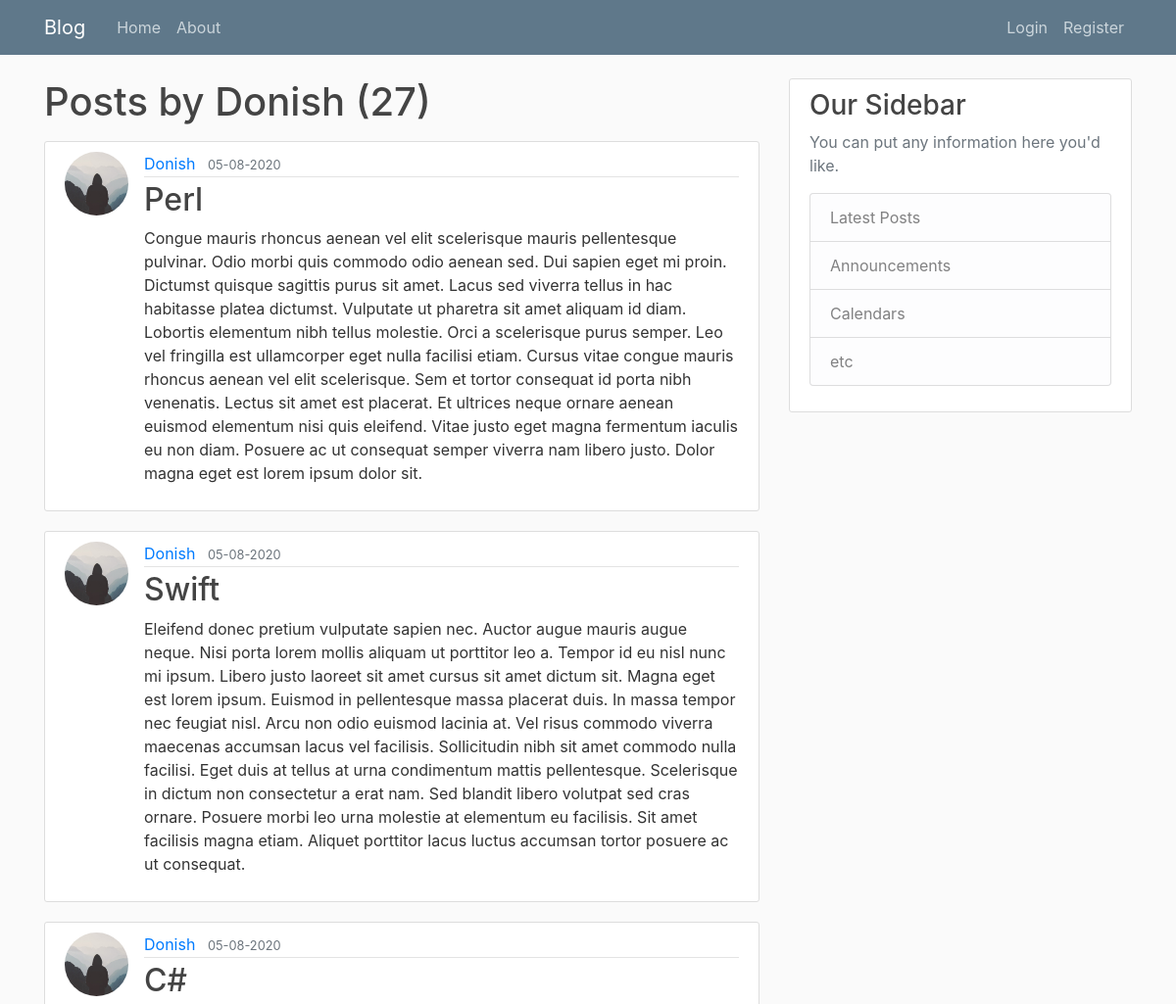
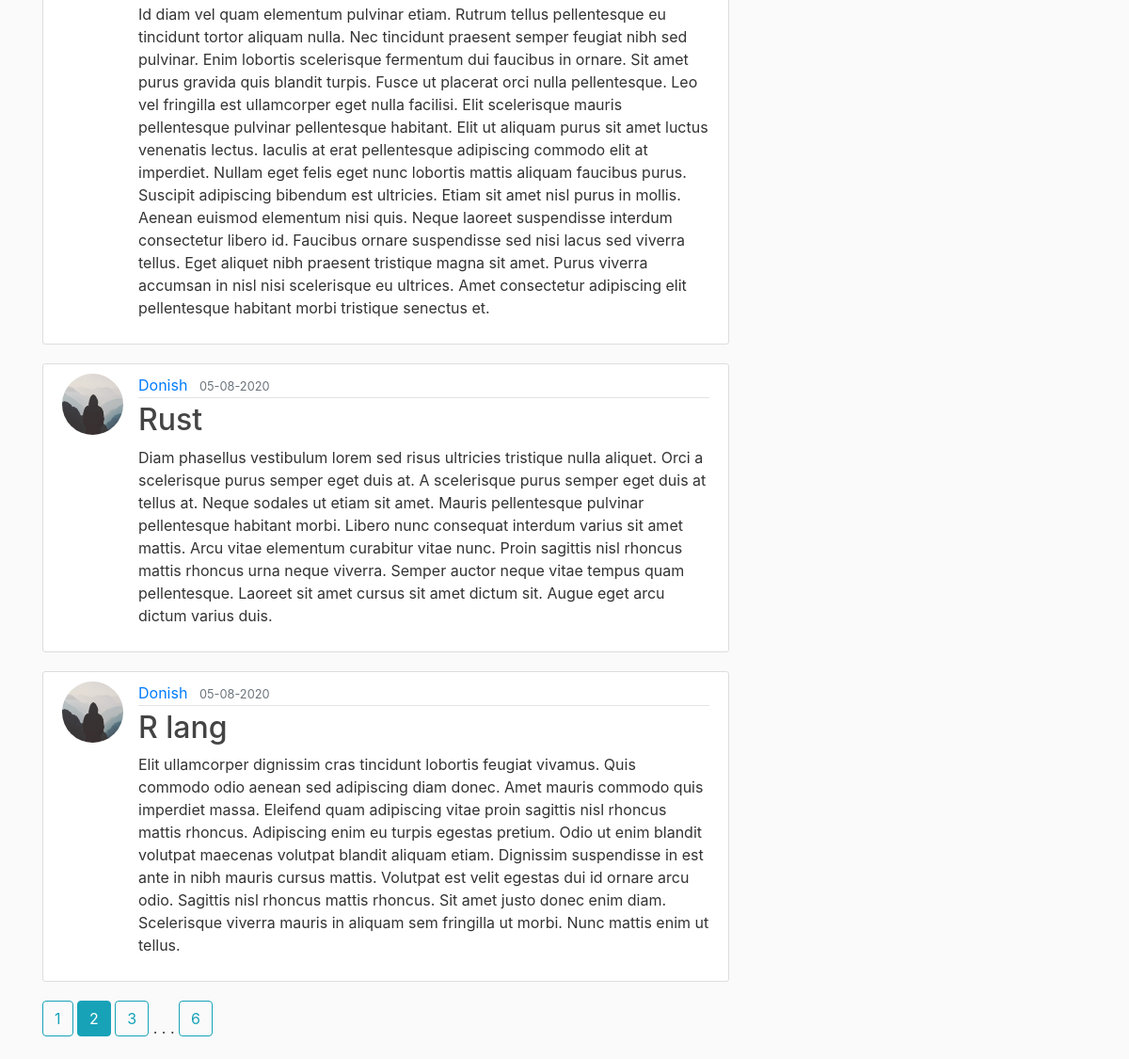
/user/Donish?page=2, run on the app's committed database (2 pictures, top to bottom).
### flaskblog/models.py (models this page shows, shortened)
class User(db.Model, UserMixin):
    id = db.Column(db.Integer, primary_key=True)
    username = db.Column(db.String(20), unique=True, nullable=False )
    email = db.Column(db.String(120), unique=True, nullable=False)
    image_file = db.Column(db.String(20), nullable=False, default='default.jpeg')
    password = db.Column(db.String(60), nullable=False)
    posts = db.relationship('Post', backref='author', lazy=True)

class Post(db.Model):
    id = db.Column(db.Integer, primary_key=True)
    title = db.Column(db.String(100), nullable=False)
    date_posted = db.Column(db.DateTime, nullable=False, default=datetime.utcnow)
    content = db.Column(db.Text, nullable=False)
    user_id = db.Column(db.Integer, db.ForeignKey('user.id'), nullable=False)

### flaskblog/users/routes.py (the view)
@users.route('/user/<string:username>')
def user_posts(username):
    page = request.args.get('page', 1, type=int)
    user = User.query.filter_by(username=username).first_or_404()
    posts = Post.query.filter_by(author=user).order_by(Post.date_posted.desc()).paginate(page=page, per_page=5)
    return render_template('user_post.html', posts=posts, user=user)

### flaskblog/templates/user_post.html
{% extends 'layout.html' %}
{% block content %}
    <h1 class="mb-3">Posts by {{ user.username }} ({{ posts.total }})</h1>
    {% for post in posts.items %}
        <article class="media content-section">
            <img class="rounded-circle article-img" src="{{ url_for('static', filename='profiles/' + post.author.image_file) }}">
          <div class="media-body">
            <div class="article-metadata">
              <a class="mr-2" href="{{ url_for('users.user_posts', username=post.author.username) }}">{{ post.author.username }}</a>
              <small class="text-muted">{{ post.date_posted.strftime('%d-%m-%Y') }}</small>
            </div>
            <h2><a class="article-title" href="{{ url_for('posts.post', post_id=post.id) }}">{{ post.title }}</a></h2>
            <p class="article-content">{{ post.content }}</p>
          </div>
        </article>
    {% endfor %}
    {% for page_num in posts.iter_pages(left_edge=1, right_edge=1, left_current=1, right_current=2) %}
        {% if page_num %}
            {% if posts.page == page_num %}
                <a class="btn btn-info mb-4" href="{{ url_for('users.user_posts',username=user.username, page=page_num) }}">{{ page_num }}</a>
            {% else %}
                <a class="btn btn-outline-info mb-4" href="{{ url_for('users.user_posts', username=user.username, page=page_num) }}">{{ page_num }}</a>
            {% endif %}
        {% else %}
            .  .  .
        {% endif %}
    {% endfor %}
{% endblock content %}

### flaskblog/static/main.css (style rules this page uses)
body { background: #fafafa; color: #333333; margin-top: 5rem; }
h1, h2, h3, h4, h5, h6 { color: #444444; }
.content-section { background: #ffffff; padding: 10px 20px; border: 1px solid #dddddd; border-radius: 3px; margin-bottom: 20px; }
.article-title { color: #444444; }
.article-content { white-space: pre-line; }
.article-img { height: 65px; width: 65px; margin-right: 16px; }
.article-metadata { padding-bottom: 1px; margin-bottom: 4px; border-bottom: 1px solid #e3e3e3 }

### data on the page
User: username "Donish"
Post: image_file (placeholder picture), author.username "Donish", date_posted "05-08-2020", title "Perl", content "Congue mauris rhoncus aenean vel elit scelerisque mauris pellentesque pulvinar. Odio morbi quis commodo odio aenean sed. Dui sapien eget mi proin. Dictumst quisque sagittis purus sit amet. Lacus sed viverra tellus in hac habitasse platea dictumst. Vulputate ut pharetra sit amet aliquam id diam. Lobortis elementum nibh tellus molestie. Orci a scelerisque purus semper. Leo vel fringilla est ullamcorper eget nulla facilisi etiam. Cursus vitae congue mauris rhoncus aenean vel elit scelerisque. Sem et tortor consequat id porta nibh venenatis. Lectus sit amet est placerat. Et ultrices neque ornare aenean euismod elementum nisi quis eleifend. Vitae justo eget magna fermentum iaculis eu non diam.…"
Post: image_file (placeholder picture), author.username "Donish", date_posted "05-08-2020", title "Swift", content "Eleifend donec pretium vulputate sapien nec. Auctor augue mauris augue neque. Nisi porta lorem mollis aliquam ut porttitor leo a. Tempor id eu nisl nunc mi ipsum. Libero justo laoreet sit amet cursus sit amet dictum sit. Magna eget est lorem ipsum. Euismod in pellentesque massa placerat duis. In massa tempor nec feugiat nisl. Arcu non odio euismod lacinia at. Vel risus commodo viverra maecenas accumsan lacus vel facilisis. Sollicitudin nibh sit amet commodo nulla facilisi. Eget duis at tellus at urna condimentum mattis pellentesque. Scelerisque in dictum non consectetur a erat nam. Sed blandit libero volutpat sed cras ornare. Posuere morbi leo urna molestie at elementum eu facilisis. Sit…"
Post: image_file (placeholder picture), author.username "Donish", date_posted "05-08-2020", title "C#", content "Id diam vel quam elementum pulvinar etiam. Rutrum tellus pellentesque eu tincidunt tortor aliquam nulla. Nec tincidunt praesent semper feugiat nibh sed pulvinar. Enim lobortis scelerisque fermentum dui faucibus in ornare. Sit amet purus gravida quis blandit turpis. Fusce ut placerat orci nulla pellentesque. Leo vel fringilla est ullamcorper eget nulla facilisi. Elit scelerisque mauris pellentesque pulvinar pellentesque habitant. Elit ut aliquam purus sit amet luctus venenatis lectus. Iaculis at erat pellentesque adipiscing commodo elit at imperdiet. Nullam eget felis eget nunc lobortis mattis aliquam faucibus purus. Suscipit adipiscing bibendum est ultricies. Etiam sit amet nisl purus in…"
Post: image_file (placeholder picture), author.username "Donish", date_posted "05-08-2020", title "Rust", content "Diam phasellus vestibulum lorem sed risus ultricies tristique nulla aliquet. Orci a scelerisque purus semper eget duis at. A scelerisque purus semper eget duis at tellus at. Neque sodales ut etiam sit amet. Mauris pellentesque pulvinar pellentesque habitant morbi. Libero nunc consequat interdum varius sit amet mattis. Arcu vitae elementum curabitur vitae nunc. Proin sagittis nisl rhoncus mattis rhoncus urna neque viverra. Semper auctor neque vitae tempus quam pellentesque. Laoreet sit amet cursus sit amet dictum sit. Augue eget arcu dictum varius duis."
Post: image_file (placeholder picture), author.username "Donish", date_posted "05-08-2020", title "R lang", content "Elit ullamcorper dignissim cras tincidunt lobortis feugiat vivamus. Quis commodo odio aenean sed adipiscing diam donec. Amet mauris commodo quis imperdiet massa. Eleifend quam adipiscing vitae proin sagittis nisl rhoncus mattis rhoncus. Adipiscing enim eu turpis egestas pretium. Odio ut enim blandit volutpat maecenas volutpat blandit aliquam etiam. Dignissim suspendisse in est ante in nibh mauris cursus mattis. Volutpat est velit egestas dui id ornare arcu odio. Sagittis nisl rhoncus mattis rhoncus. Sit amet justo donec enim diam. Scelerisque viverra mauris in aliquam sem fringilla ut morbi. Nunc mattis enim ut tellus."

### other printed values
{{ posts.total }} "27"
{{ page_num }} "1" "3" "6"
{{ page_num }} "2"
